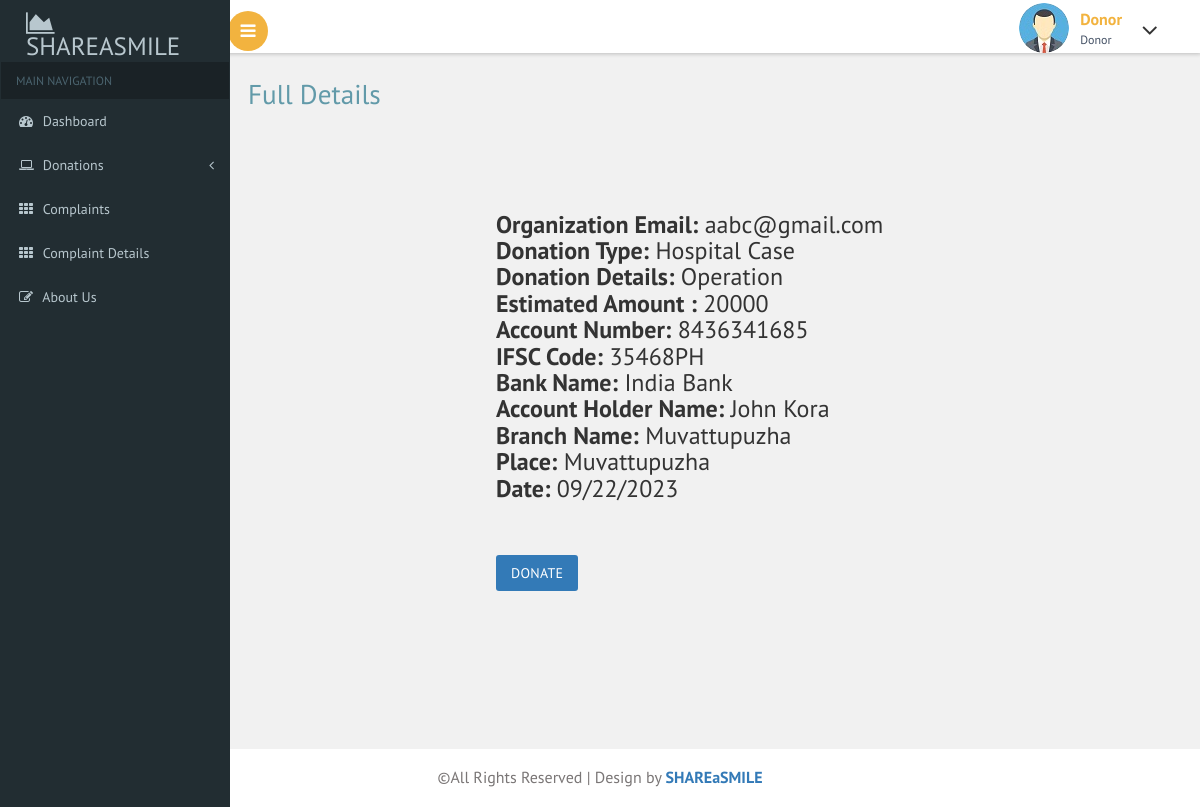
Screenshot of /donor/fulldetails.php?id=20 with the database file from the repository.
### tables this page shows
CREATE TABLE `request_form` (
  `donation_id` int(11) NOT NULL,
  `organization_email` varchar(100) NOT NULL,
  `donation_type` varchar(200) NOT NULL,
  `donation_details` varchar(600) NOT NULL,
  `estimated_amount` varchar(100) NOT NULL,
  `account_number` varchar(100) NOT NULL,
  `ifsc_code` varchar(50) NOT NULL,
  `bank_name` varchar(100) NOT NULL,
  `holder_name` varchar(100) NOT NULL,
  `branch` varchar(100) NOT NULL,
  `place` varchar(100) NOT NULL,
  `date` varchar(30) NOT NULL
);

### donor/fulldetails.php (the view)
<?php
include("header.php");
?>
<div id="page-wrapper">
    <div class="main-page">
        <h2 class="title1">Full Details</h2>
        <?php
if (isset($_GET['id'])) {
    $donation_id = $_GET['id'];
    require("connect.php");
    $stmt = $conn->prepare("SELECT * FROM request_form WHERE donation_id = ?");
    $stmt->bind_param("i", $donation_id);
    $stmt->execute();
    $res = $stmt->get_result();
    if ($res->num_rows > 0) {
        $row = $res->fetch_assoc();
        echo "<div id='page-wrapper'>";
                echo "<h3><b>Organization Email:</b> " . $row['organization_email'] . "<br>";
                echo "<b>Donation Type:</b> " . $row['donation_type'] . "<br>";
                echo "<b>Donation Details:</b> " . $row['donation_details'] . "<br>";
                echo "<b>Estimated Amount :</b> " . $row['estimated_amount'] . "<br>";
                echo "<b>Account Number:</b> " . $row['account_number'] . "<br>";
                echo "<b>IFSC Code:</b> " . $row['ifsc_code'] . "<br>";
                echo "<b>Bank Name:</b> " . $row['bank_name'] . "<br>";
                echo "<b>Account Holder Name:</b> " . $row['holder_name'] . "<br>";
                echo "<b>Branch Name:</b> " . $row['branch'] . "<br>";
                echo "<b>Place:</b> " . $row['place'] . "<br>";
                echo "<b>Date:</b> " . $row['date'] . "<br>";
        echo '<br><br>';
      ?>
       <a href="web/index.php?email=<?php echo $row['organization_email']; ?>&donation_id=<?php echo $row['donation_id']; ?>" class="btn btn-primary">Donate</a>
      <?php
echo '</h3>';
        echo "</div></div>";
    } else {
        echo "<p>No data found for the specified ID.</p>";
    }
} else {
    echo "<p>No ID provided.</p>";
}
?>
</div>
</div>
<?php
include("footer.php");
?>

### donor/css/custom.css (style rules this page uses)
#page-wrapper { padding:5em 2em 2.5em; background-color: #F1F1F1; }

### rows the page displays
request_form: organization_email "aabc@gmail.com", donation_type "Hospital Case", donation_details "Operation", estimated_amount "20000", account_number "8436341685", ifsc_code "35468PH", bank_name "India Bank", holder_name "John Kora", branch "Muvattupuzha", place "Muvattupuzha", date "09/22/2023"
